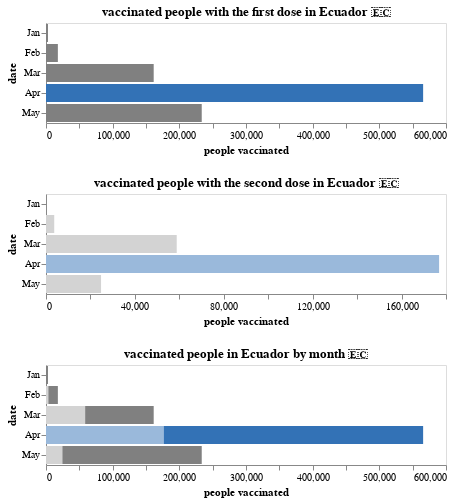

This figure's notebook cell:
### Code cell
df_vaccine_diff.reset_index(inplace=True)
fig_1=alt.Chart(df_vaccine_diff).mark_bar().encode(
    x=alt.X('primera_dosis:Q',title='people vaccinated'),
    y=alt.Y('month(fecha):O',title='date'),
    color=alt.condition(
            alt.datum.primera_dosis == 565692.00,
            alt.value('rgb(51,114,182)'),    
            alt.value('grey')
            ),
).properties(
            height=100,
            title='vaccinated people with the first dose in Ecuador 🇪🇨'
)
fig_2=alt.Chart(df_vaccine_diff).mark_bar().encode(
    x=alt.X('segunda_dosis:Q',title='people vaccinated'),
    y=alt.Y('month(fecha):O',title='date'),
    color=alt.condition(
            alt.datum.segunda_dosis == 176894.00,
            alt.value('rgb(154,185,219)'),    
            alt.value('lightgrey')
            )
).properties(
            height=100,
            title='vaccinated people with the second dose in Ecuador 🇪🇨'
)
(fig_1&fig_2&(fig_1+fig_2).properties(title='vaccinated people in Ecuador by month 🇪🇨')).configure_axis(grid=False)

### Figure 1 — Vega-Lite specification as saved in the notebook (floating-point values rounded to 4 significant figures)
{"$schema": "https://vega.github.io/schema/vega-lite/v4.8.1.json", "config": {"axis": {"grid": false}, "view": {"continuousHeight": 300, "continuousWidth": 400}}, "data": {"name": "data-c8ec8a7b96995b92437acecac898332e"}, "datasets": {"data-c8ec8a7b96995b92437acecac898332e": [{"fecha": "2021-01-31T00:00:00", "primera_dosis": 2982.0, "segunda_dosis": 0.0}, {"fecha": "2021-02-28T00:00:00", "primera_dosis": 17800.0, "segunda_dosis": 3708.0}, {"fecha": "2021-03-31T00:00:00", "primera_dosis": 161500.0, "segunda_dosis": 58830.0}, {"fecha": "2021-04-30T00:00:00", "primera_dosis": 565700.0, "segunda_dosis": 176900.0}, {"fecha": "2021-05-31T00:00:00", "primera_dosis": 233600.0, "segunda_dosis": 24770.0}]}, "vconcat": [{"encoding": {"color": {"condition": {"test": "(datum.primera_dosis === 565692.0)", "value": "rgb(51,114,182)"}, "value": "grey"}, "x": {"field": "primera_dosis", "title": "people vaccinated", "type": "quantitative"}, "y": {"field": "fecha", "timeUnit": "month", "title": "date", "type": "ordinal"}}, "height": 100, "mark": "bar", "title": "vaccinated people with the first dose in Ecuador 🇪🇨"}, {"encoding": {"color": {"condition": {"test": "(datum.segunda_dosis === 176894.0)", "value": "rgb(154,185,219)"}, "value": "lightgrey"}, "x": {"field": "segunda_dosis", "title": "people vaccinated", "type": "quantitative"}, "y": {"field": "fecha", "timeUnit": "month", "title": "date", "type": "ordinal"}}, "height": 100, "mark": "bar", "title": "vaccinated people with the second dose in Ecuador 🇪🇨"}, {"layer": [{"encoding": {"color": {"condition": {"test": "(datum.primera_dosis === 565692.0)", "value": "rgb(51,114,182)"}, "value": "grey"}, "x": {"field": "primera_dosis", "title": "people vaccinated", "type": "quantitative"}, "y": {"field": "fecha", "timeUnit": "month", "title": "date", "type": "ordinal"}}, "height": 100, "mark": "bar", "title": "vaccinated people with the first dose in Ecuador 🇪🇨"}, {"encoding": {"color": {"condition": {"test": "(datum.segunda_dosis === 176894.0)", "value": "rgb(154,185,219)"}, "value": "lightgrey"}, "x": {"field": "segunda_dosis", "title": "people vaccinated", "type": "quantitative"}, "y": {"field": "fecha", "timeUnit": "month", "title": "date", "type": "ordinal"}}, "height": 100, "mark": "bar", "title": "vaccinated people with the second dose in Ecuador 🇪🇨"}], "title": "vaccinated people in Ecuador by month 🇪🇨"}]}
